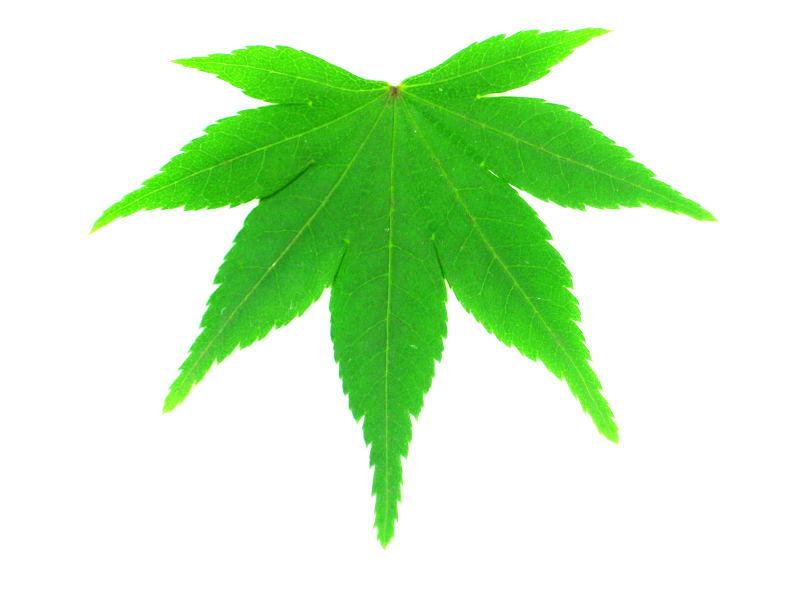
#> input picture notebooks/data/flavia_toy1/acer_palmatum/1268.jpg, 1600 x 1200 px (shown at 1/2 size); its folder holds only this picture in this run
$ jupyter execute --allow-errors 'Lecture 01 - Part 2 - Image classification.ipynb'   (shell and % lines are left out)
#> lines starting #> are read from the running program, lines starting #| are printed output that depends on the picture; after the words box and inside, x2 and y2 are one past the last pixel; in counts of white or black regions, pixels touching at a corner belong together
# **SIN 393 – Introduction to Computer Vision (2022-2)**

# Lecture 01 - Part 2 - Image classification

Prof. João Fernando Mari ([*joaofmari.github.io*](https://joaofmari.github.io/))

---

## Importing the required libraries
---

[cell 1]
import os

import numpy as np
from skimage import util, transform, filters, color, measure, morphology
from sklearn import model_selection, neighbors, metrics, preprocessing

import matplotlib.pyplot as plt
import seaborn as sns
import pandas as pd

### %matplotlib notebook

## The dataset
---
* Flavia leaf dataset:
    * A dataset containing leaf images
    * http://flavia.sourceforge.net/
    * 1,907 images
    * 33 classes

### Reduced versions of the Flavia dataset

* Only 3 of the 33 classes (all images in these classes)
    * ```data/flavia```
* Only 6 images in each of the 3 classes
    * ```data/flavia_toy```

[cell 2]
# 3 classes - all images in these classes
ds_path = 'data/flavia_toy1'

# 3 classes - 6 images per class
#### ds_path = 'data/flavia_toy2'

[cell 3]
print(ds_path)

## Loading the images from the dataset

[cell 4]
# List of all folders in the folder 'ds_path' (classes)
classes_list = os.listdir(ds_path)

# List of all images in the dataset
image_list = []
# Lista of the image labels
label_list = []

# List of the image names
filename_list_ = []

# Iterate along the classes of the dataset
for classe in classes_list:

    # Listagem de todas as imagens na pasta daquela classe
    filename_list = os.listdir(os.path.join(ds_path, classe))

    # Percorre os arquivos na pasta atual
    for filename in filename_list:
        # Carrega a imagem
        img_temp = plt.imread(os.path.join(ds_path, classe, filename))
#> img_temp is the input picture: shape (1200, 1600, 3); mean R, G, B 205.5, 239, 197.1

        # Redimensiona a imagem para 1/4 do tamanho original
        img_temp = transform.resize(img_temp, (img_temp.shape[0]//4, img_temp.shape[1]//4), anti_aliasing=True)
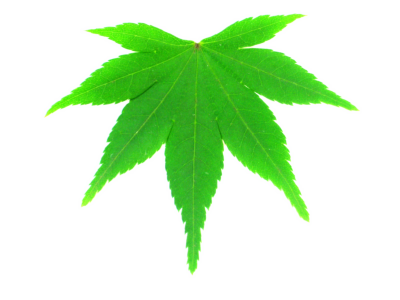
#> img_temp: shape (300, 400, 3) float64; mean R, G, B 0.806, 0.937, 0.773

        # Adiciona a imagem a lista de imagens
        image_list.append(img_temp)
        # Adiciona o rótulo da imagem à lista de rótulos
        label_list.append(classe)
        # Adiciona o nome da imagem à uma lista (para fins de visualização)
        filename_list_.append(filename)

[cell 5]
# Lista com os rótulos das imagens
print(label_list)

### Convertendo os nomes das classes para índices numéricos

[cell 6]
# Indices das classes dos objetos do dataset
_, _, label_list_idx = np.unique(label_list, return_index=True, return_inverse=True)

print(type(label_list_idx))
print(label_list_idx)

### label_list_idx = np.array(label_list_idx)

## Plotting the dataset images
---

* Plotting the N first images for each class.
* Important to start understanding the dataset.

[cell 7]
# Seleciona apenas as primeiras N imagens de cada classe
image_list_temp = []
filename_list_temp = []

# Itera pelo número de classes
for i in range(3):
    # As 6 primeiras ocorrencias em que label é igual a 'i'.
    image_list_temp += [image_list[j] for j in np.where(label_list_idx==i)[0][:6]]
    filename_list_temp += [filename_list_[j] for j in np.where(label_list_idx==i)[0][:6]]
#> after the loop, filename_list_temp = ['1268.jpg', '1060.jpg']

[cell 8]
fig, ax  = plt.subplots(3, 6, figsize=(9, 5))

for i, (image, filename) in enumerate(zip(image_list_temp, filename_list_temp)):
    ax[i//6, i%6].imshow(image, vmin=0, vmax=255)
    ax[i//6, i%6].set_title(str(filename))
#> this loop made 2 passes
#> filename on passes 1 to 2: '1268.jpg', '1060.jpg'
    ### ax[i//6, i%6].axis('off')

fig.tight_layout()
plt.show()
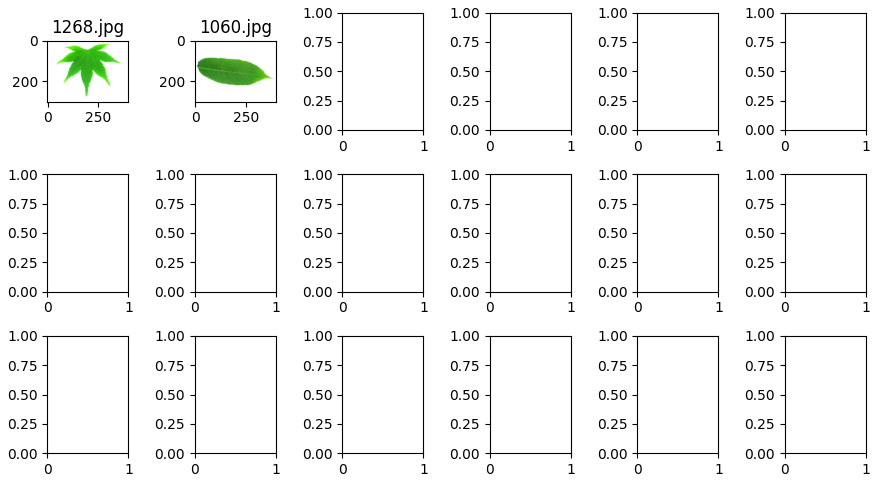
#> figure drawn by matplotlib, 2 panels

## Extracting some features from images
----
* Vamos extrair algumas caracteristicas de forma dos objetos nas imagens.
    * Área, maior eixo, menor eixo, solidez e ecentricidade.
* Para isso, primeiramente é necessário segmentar as folhas presentes na imagem.
    1. Converter o tipo de dados da imagem para float;
    2. Converter a imagem de RGB para níveis de cinza;
    3. Segmentar a imagem usando o método de Otsu;
    4. Remover artefatos resultantes da segmentação com tamanho menor do que 10.000 pixels.

[cell 9]
# Nomes das caracteristicas computadas
features = ['area', 'major_axis', 'minor_axis', 'solidity', 'eccentricity']

[cell 10]
# 2D array with the images features
# Each line stores information about an image. Each column stores one feature.
# [ [area, major_axis, minor_axis, solidity, eccentricity] ]
feature_mat = []

# Lista com as imagens segmentadas (binárias)
seg_list = []
# Lista com os rótulos das imagens
list_label = []

for i, (image, label) in enumerate(zip(image_list, label_list)):
    # DEBUG
    print('Imagem {} - classe {}'.format(i, label))

    # Adiciona o rótulos (label) da imagem à lista
    list_label.append(label)

    # Image segmentation
    # --------------------------------------------------
    # Convert the image data type to float
    img_float = util.img_as_float(image)
    ## print(img_float.shape, img_float.min(), img_float.max())

    # Convert to intensity image (gray level)
    img_float = color.rgb2gray(img_float)

    # Segmentação por limiarização usando Otsu
    img_seg = img_float < filters.threshold_otsu(img_float)
    ### print(img_seg.shape, img_seg.min(), img_seg.max())

    # Remove objetos na imagem com menos de N pixels.
    img_seg = morphology.remove_small_objects(img_seg, 10000)

    # Append the segmented image to a list
    seg_list.append(img_seg)

    # Generate a label image
    im_lbl = measure.label(img_seg)

    # Calcula uma lista de propriedades (caracteristicas) dos objetos na imagem
    props = measure.regionprops(im_lbl)
    ### print(len(props))

    if len(props) != 1:
        print(f'ERRO de segmentação: {len(props)}')
        continue

    # Iterate along the computed feartures
    for prop in props:
        # Prop. 0: Area
        area = prop.area
        # Prop. 1: Maior eixo
        major_axis = prop.major_axis_length
        # Prop. 2: Menor eixo
        minor_axis = prop.minor_axis_length
        # Prop. 3: Solidez
        solidity = prop.solidity
        # Prop. 4: Excentricidade
        eccentricity = prop.eccentricity

        # Monta o vetor de caracteristicas deste objeto.
        feature_list = [area, major_axis, minor_axis, solidity, eccentricity]

    # Adiciona as caracteristicas desta imagem na matriz de caracteristicas
    feature_mat.append(feature_list)
#> this loop made 2 passes
#> label on passes 1 to 2: 'acer_palmatum', 'aesculus_chinensis'
#> (printed output is left out)
#> pass 1, `img_float = color.rgb2gray(img_float)`:
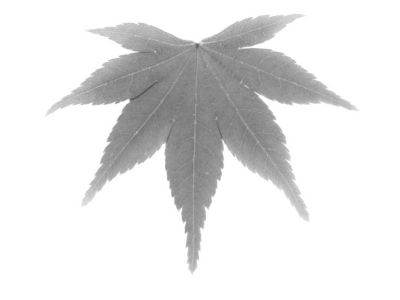
#> img_float: shape (300, 400) float64; min 0.336, max 1, mean 0.898
#> pass 1, `img_seg = img_float < filters.threshold_otsu(img_float)`:
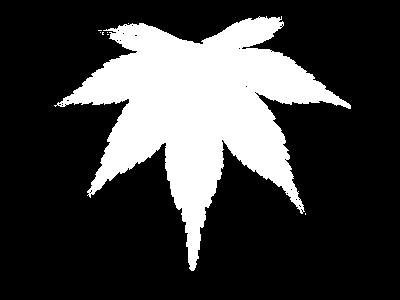
#> img_seg: shape (300, 400) bool; 24.5% white; 8 white regions (7 under 20 px), largest, box (x1, y1, x2, y2) and area: (54, 16, 351, 271) 29343
#> after the loop:
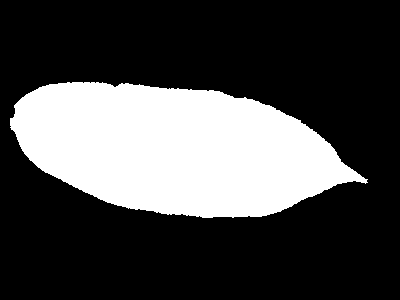
#> im_lbl: shape (300, 400) int32; values 0 (black) and 1 (white), 28.3% white; 1 white region, box (x1, y1, x2, y2) and area: (10, 82, 368, 218) 33971
#> after the loop:
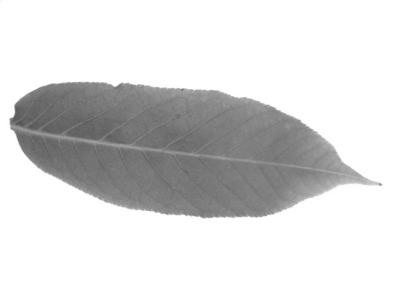
#> img_float: shape (300, 400) float64; min 0.327, max 1, mean 0.856
#> after the loop, feature_mat = [[29335, 232.2, 199.5, 0.556, 0.511], [33971, 340.6, 127.8, 0.968, 0.927]]; list_label = ['acer_palmatum', 'aesculus_chinensis']; seg_list = 2 items

[cell 11]
# Converte a lista de caracteristicas para um arranjo NumPy
feature_mat = np.array(feature_mat)

# Shape of the feature_mat.
# Each row is a sample (image), and each column is a feature.
print(feature_mat.shape)
#| (2, 5)

[cell 12]
# Algumas estatisticas sobre o conjunto de caracteristicas
with np.printoptions(precision=4, suppress=True):
    print(feature_mat.min(0))
#| [29335.       232.1757   127.7582     0.5558     0.5115]
    print(feature_mat.max(0))
#| [33971.       340.605    199.5064     0.9678     0.927 ]
    print(feature_mat.mean(0))
#| [31653.       286.3903   163.6323     0.7618     0.7192]
    print(feature_mat.std(0))
#| [2318.       54.2147   35.8741    0.206     0.2078]

### Plotting some segmented images from each class
* Plotando um subconjunto de imagens segmentadas de cada classe

[cell 13]
# Seleciona apenas as primeiras N imagens de cada classe
seg_list_temp = []
filename_list_temp = []

# Itera pelo número de classes
for i in range(3):
    # As 6 primeiras ocorrencias em que label é igual a 'i'.
    seg_list_temp += [seg_list[j] for j in np.where(label_list_idx==i)[0][:6]]
    filename_list_temp += [filename_list_[j] for j in np.where(label_list_idx==i)[0][:6]]

[cell 14]
fig, ax  = plt.subplots(3, 6, figsize=(9, 6))

for i, (image, filename) in enumerate(zip(seg_list_temp, filename_list_temp)):
    ax[i//6, i%6].imshow(image, cmap='gray')
    ax[i//6, i%6].set_title(str(filename))
    ax[i//6, i%6].axis('off')

fig.tight_layout()
plt.show()

### Plotando as caracteristicas computadas

[cell 15]
df = pd.DataFrame(feature_mat, columns=features)
#> df = table of 2 rows and 5 columns

df['class'] = label_list

### print(df)
display(df)

[cell 16]
g = sns.PairGrid(df, hue='class', vars=features)
g.fig.set_size_inches(8, 8)
g.map_diag(sns.histplot)
g.map_offdiag(sns.scatterplot)
g.add_legend()
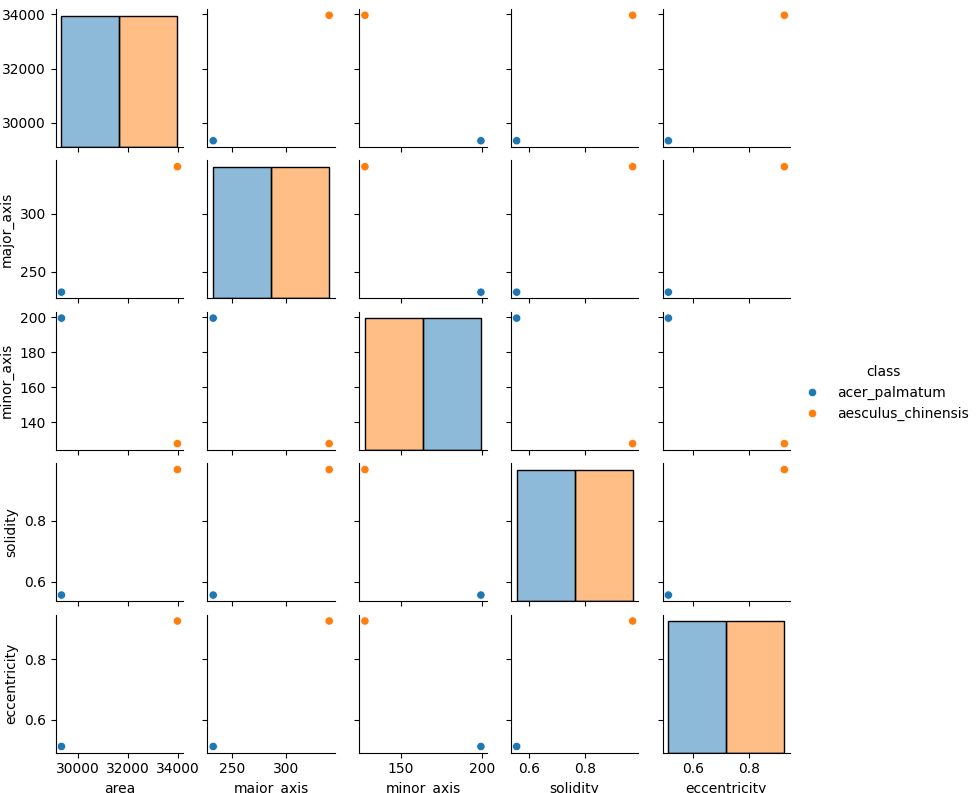
#> figure drawn by matplotlib, 25 panels

## Normalizando as caracteristicas
---

* As caracteristicas obtidas podem apresentar faixas de valores muito diferentes.
    * Isso pode dificultar o treinamento do modelo.
    * Neste exemplo, a faixa de valores da 'area' vai de 17.644 até 62.862, aproximadamente, já a faixa de valores da circularidade vai de 0,0 até 1,0.
* A normalização transforma as caracteristicas de forma que elas estejam em faixas de valores equivalentes.
* A ```transformada normal de caracteristicas``` consistem em subtrair a média do conjunto de dados e, em seguida, dividir pelo desvio padrão.
    * A transformada normal de caracteristicas gera um conjunto de dados com média 0 e desvio padrão 1.

[cell 17]
with np.printoptions(precision=4, suppress=True):
    # Média das caracteristicas do conjunto de imagens
    print('Média:')
    print(feature_mat.mean(0))
#| [31653.       286.3903   163.6323     0.7618     0.7192]
    # Desvio padrão das caracteroisticas do conjunto de imagens
    print('Desvio padrão:')
    print(feature_mat.std(0))
#| [2318.       54.2147   35.8741    0.206     0.2078]

[cell 18]
# Transformada Normal de Caracteristicas
feature_mat_norm = (feature_mat - feature_mat.mean(0)) / feature_mat.std(0)
#> feature_mat_norm = [[-1, -1, 1, -1, -1], [1, 1, -1, 1, 1]]

print(feature_mat_norm)
#| [[-1. -1.  1. -1. -1.]
#|  [ 1.  1. -1.  1.  1.]]

[cell 19]
with np.printoptions(precision=4, suppress=True):
    # Média das caracteristicas do conjunto de imagens
    print('Média:')
    print(feature_mat_norm.mean(0))
#| [ 0.  0. -0.  0. -0.]
    # Desvio padrão das caracteroisticas do conjunto de imagens
    print('Desvio padrão:')
    print(feature_mat_norm.std(0))
#| [1. 1. 1. 1. 1.]

### Plotando as caracteristicas normalizadas

[cell 20]
df_norm = pd.DataFrame(feature_mat_norm, columns=features)
#> df_norm = table of 2 rows and 5 columns

df_norm['class'] = label_list
print(df_norm)
#|    area  major_axis  minor_axis  solidity  eccentricity               class
#| 0  -1.0        -1.0         1.0      -1.0          -1.0       acer_palmatum
#| 1   1.0         1.0        -1.0       1.0           1.0  aesculus_chinensis

[cell 21]
g = sns.PairGrid(df_norm, hue='class', vars=features)
g.fig.set_size_inches(8, 8)
g.map_diag(sns.histplot)
g.map_offdiag(sns.scatterplot)
g.add_legend()
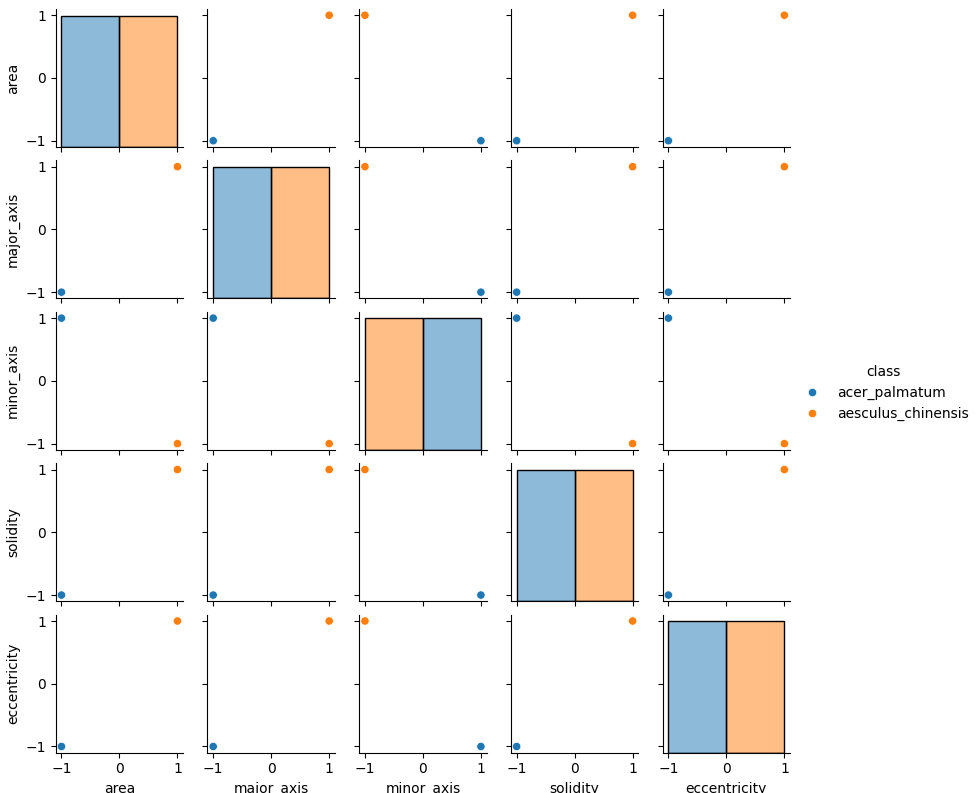
#> figure drawn by matplotlib, 25 panels

## Cross-validation - Hold-out
---

* Separa o conjunto de dados em subconjuntos para treino, validação e testes.
    * Neste exemplo, por motivos de simplificação, vamos dividir apenas em treino e testes.

[cell 22]
# Selecionamos apenas duas caracteristicas: Área e maior-eixo
feature_mat_ok = feature_mat[:,0:2]
#> feature_mat_ok = [[29335, 232.2], [33971, 340.6]]

[cell 23]
# Separa o conjunto de dados em 'feature_mat_ok', de acordo com 'label_list'.
# 30% das imagens vão para o conjunto de testes.
X_train, X_test, y_train, y_test = model_selection.train_test_split(feature_mat_ok,
                                                                    label_list,
                                                                    test_size=0.3,
                                                                    random_state=42)
#> X_train = [[29335, 232.2]]; X_test = [[33971, 340.6]]; y_train = ['acer_palmatum']; y_test = ['aesculus_chinensis']

## Normalizando as características
---

* As características obtidas podem apresentar faixas de valores muito diferentes.
    * Isso pode dificultar o treinamento do modelo.
    * Neste exemplo, a faixa de valores da 'area' vai de 17.644 até 62.862, aproximadamente, já a faixa de valores da circularidade vai de 0,0 até 1,0.
* A normalização transforma as características de forma que elas estejam em faixas de valores equivalentes.
* A ```transformada normal de características``` ou ```Standard Scaler``` consiste em subtrair a média do conjunto de dados e, em seguida, dividir pelo desvio padrão.
    * A transformada normal de características gera um conjunto de dados com média 0 e desvio padrão 1.
* A normalização **não** deve ser realizada sobre todo o conjunto de dados.
    * A normalização deve ser realizada **após** a divisão do conjunto para a validação cruzada.
    * O conjunto de testes não deve ser acessado, nem direta nem indiretamente, durante o treinamento ou durante o ajuste de hiperparâmetros.
    * A normalização do conjunto de treinamento, de validação e de testes deve ser realizado usando a média e o desvio padrão do conjunto de treinamento.

[cell 24]
# Média das caracteristicas do conjunto de treinamento
X_train_mean = X_train.mean(0)
#> X_train_mean = [29335, 232.2]
# Desvio padrão das caracteristicas do conjunto de treinamento
X_train_std = X_train.std(0)
#> X_train_std = [0, 0]

with np.printoptions(precision=4, suppress=True):
    print(X_train.mean(0))
#| [29335.       232.1757]
    print(X_train.std(0))
#| [0. 0.]

[cell 25]
# Transformada Normal de Caracteristicas
X_train_norm = (X_train - X_train_mean) / X_train_std
#> X_train_norm = [[nan, nan]]
X_test_norm = (X_test - X_train_mean) / X_train_std
#> X_test_norm = [[inf, inf]]

with np.printoptions(precision=4, suppress=True):
    print(X_train_norm)
#| [[nan nan]]
    print(X_test_norm)
#| [[inf inf]]

## Classifying using K-nearest neighbors
---

[cell 26]
# Constrói um classificador do tipo K-NN
# K = 3
clf = neighbors.KNeighborsClassifier(n_neighbors=3)

# Treinando o classificador
#> (the rest of this cell did not finish here and is left out)

## Evaluating the model
---

#> (a cell that did not finish here is left out)

### Matriz de confusão e o relatório de treinamento

[cell 28]
print('\nMatriz de confusão:')
#> (the rest of this cell did not finish here and is left out)

## Optimizing hyperparameters in the validation set
---
* Não se deve realizar a otimização de hiperparâmetros usando o conjunto de testes.
* Dessa forma, separamos uma parte do conjunto de treinamento para validação.
* Para fazer isso usando o Scikit-learn:
    * Primeiro separamos o conjunte do dados total em teste e treino.
    * Depois separamos o conjunto de treino em validação e conjunto de testes final.

* *Exemplo:* 20% para testes, 20% para validação e 60% para treinamento.

```
 +-- Conjunto de dados - 100%
     +-- Conjunto de testes - 20%
     +-- Conjunto de treino 1 - 80%
         +-- Conjunto de validação - 20% do conjunto de dados = 25% do conjunto de treino 1 (0,2 / 0,8 = 0,25)
         +-- Conjunto de treino 2 - 60 % do conjunto de dados = 75% do conjunto de treino 1 (0,8 * 0,75 = 0,6)```

* Entretanto, o exemplo anterior estava muito fácil de resolver, conseguimos acertar 100% dos casos na primeira tentativa.
* Vamos escolher outras caracteristicas, para tornar a tarefa um pouco mais dificil para o nosso classificador.

[cell 29]
# Selecionamos apenas duas caracteristicas: Área e solidez
feature_mat_ok = feature_mat[:,[0,3]]
#> feature_mat_ok = [[29335, 0.556], [33971, 0.968]]

* Vamos melhorar a divisão do conjutno de dados também;
    * Vamsos adotar uma divisão estratificada.
        * A divisão estratificada preserva a proporção entre amostras de cada classe nos conjuntos de treino, validação e testes.

#> (a cell that did not finish here is left out)

#> (a cell that did not finish here is left out)

### Normalizando as caracteristicas
* Obtemos uma estimativa da média e do desvio padrão dos dados a partir do conjunto de treino.

#> (a cell that did not finish here is left out)

* Normalizamos os dados do conjunto de treino, de validação e de testes usando a média e desvio padrão calculados a partir do conjunto de treino.
* Diferente do que foi realizado no último exemplo (hold-out simples com treino e teste apenas) em que normalizamos as caracteristicas manualmente, aqui vamos usar a função disponível no Scikit-learn.

#> (a cell that did not finish here is left out)

#> (a cell that did not finish here is left out)

### Otimizando o valor de *k*
* Vamos encontrar o melhor valor de k para o K-means em termos de acurácia.
* Vamos testar os seguintes valores de 'k': 1, 3, 5, 7 e 9.

[cell 35]
k_list = [1, 3, 5, 7, 9]

[cell 36]
# Lista com as acurácias de traino
acc_train_list = []
# Lista com as acurácias de validação
acc_val_list = []

#> (the rest of this cell did not finish here and is left out)

[cell 37]
plt.figure(figsize=(9, 6))

#> (the rest of this cell did not finish here and is left out)

[cell 38]
print('k \t acc. treino \t acc. val')
print('----------------------------')
for k_, acc_t, acc_v in zip(k_list, acc_train_list, acc_val_list):
    print(f'{k_} \t {acc_t:.4f} \t {acc_v:.4f}')

#> (the rest of this cell did not finish here and is left out)
